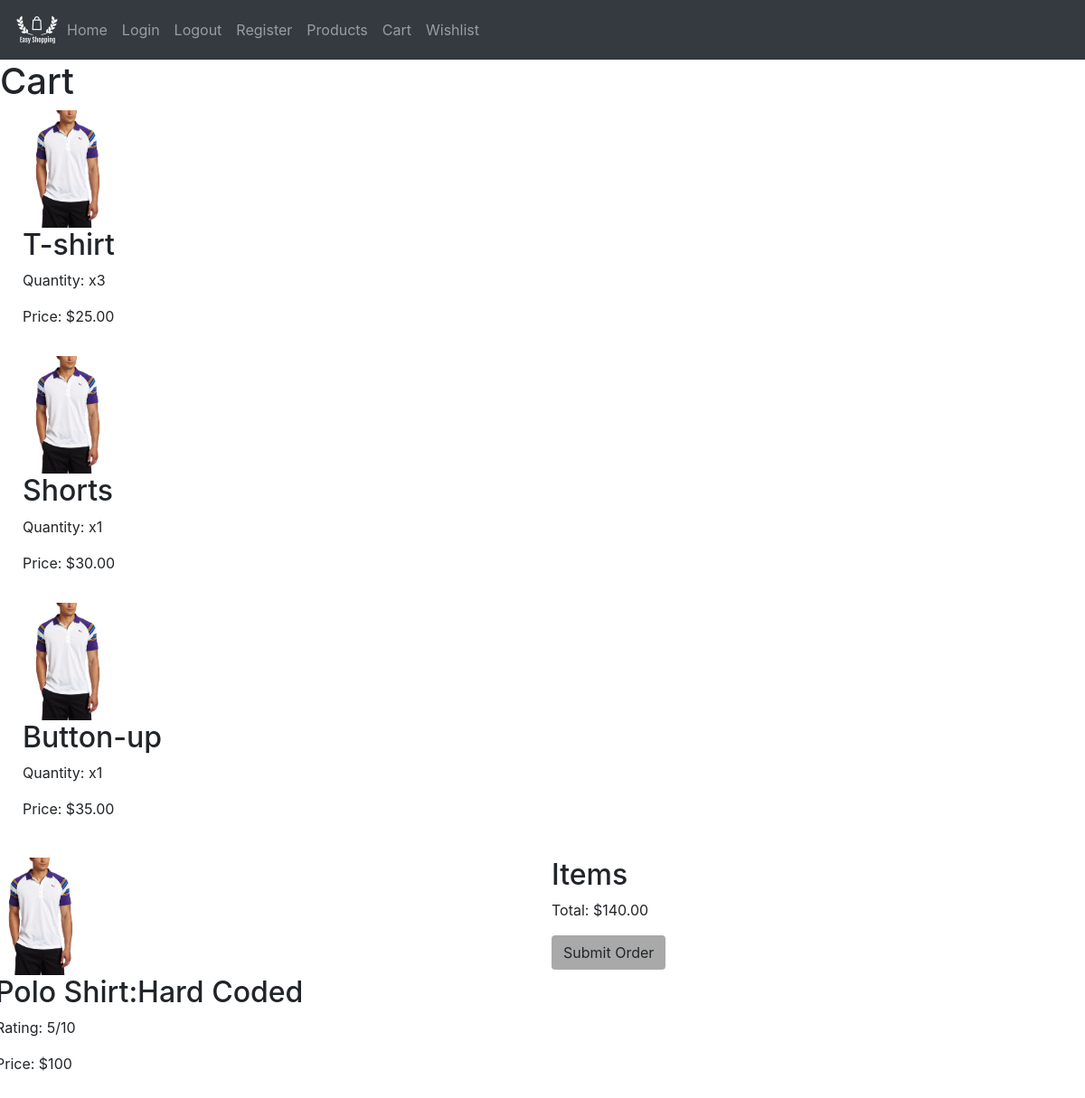
/cart, run on an earlier commit of the app's database.
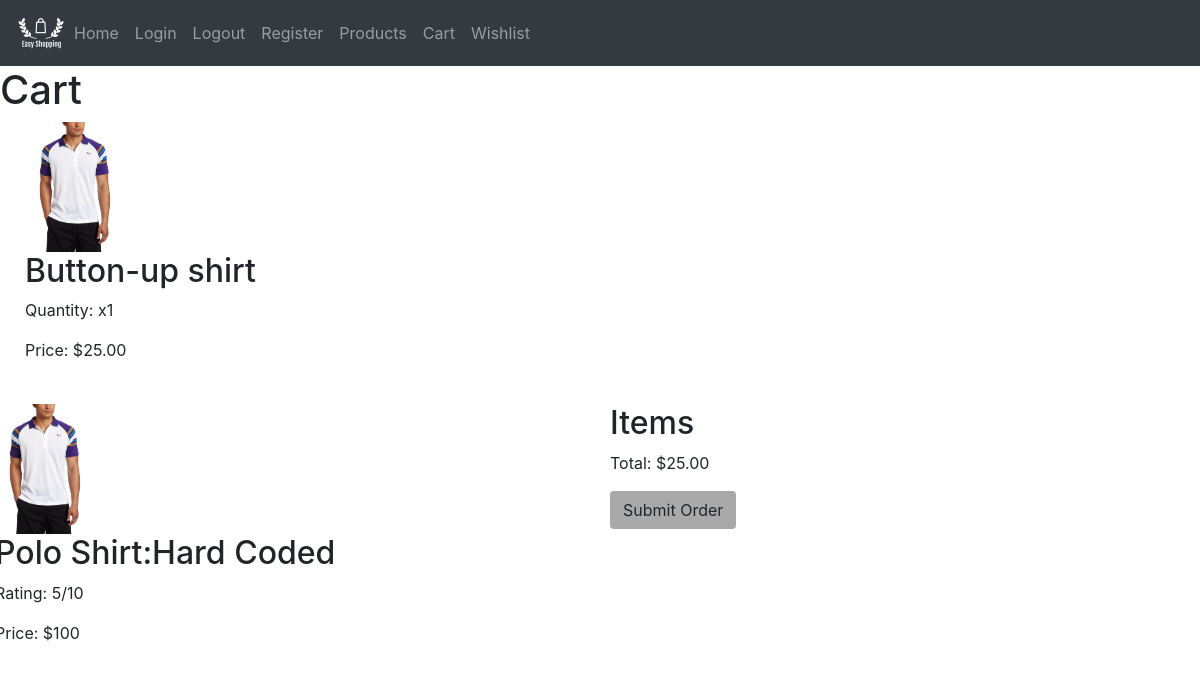
And on a later commit of the database.
### ShoppingApp/models.py (models this page shows)
class CartItem(db.Model):
    __tablename__ = 'cart_table'
    id = db.Column(db.Integer, primary_key=True)
    itemname = db.Column(db.String(64), unique=True, nullable=False)
    itemquantity = db.Column(db.Integer)
    itemprice = db.Column(db.Float)

### ShoppingApp/routes.py (the view)
@app.route('/cart', methods=['GET'])
def cart():
    title = 'Cart'
    cartitems = CartItem.query.all()
    totalprice = 0.00
    for item in cartitems:
        totalprice += (item.itemprice*item.itemquantity)
    return render_template('cart.html', cartitems=cartitems, title=title, totalprice=totalprice)

### ShoppingApp/templates/cart.html (shortened to what this page needs)
{% extends "base.html" %}
{% block content %}
<h1>{{title}}</h1>
{% for item in cartitems %}
<ul>
    <div class="row">
        <form action="" method="POST">
            <img src=/static/images/polo.jpg width=100px>
            <h2>{{item.itemname}}</h2>
            <p>Quantity: x{{item.itemquantity}}</p>
            <p>Price: ${{'%0.2f'|format(item.itemprice|float)}}</p>
        </form>
    </div>
</ul>
{% endfor %}
<div class="row">
    <div class="column">
        <img src=/static/images/polo.jpg width=100px>
        <h2>Polo Shirt:Hard Coded</h2>
        <p> Rating: 5/10</p>
        <p> Price: $100</p>
    </div>
    <div class="column">
        <h2>Items</h2>
        <p> Total: ${{'%0.2f'|format(totalprice|float)}}</p>
        <button class="btn" style="background-color: darkgray;">Submit Order</button>
    </div>
</div>
{% endblock content %}

### ShoppingApp/templates/base.html (shortened to what this page needs)
<!DOCTYPE html>
<html lang="en" dir="ltr">
    <link rel ='stylesheet' href ="static/css/main.css" >
    <link rel="stylesheet" href="https://stackpath.bootstrapcdn.com/bootstrap/4.3.1/css/bootstrap.min.css">
<head>
</head>
<nav class="navbar navbar-expand-md navbar-dark bg-dark top">
   <img class= "img" alt = "logo" src="static/images/logo.png" >
    <div class="collapse navbar-collapse" id="navbarsExampleDefault">
      <ul class="navbar-nav mr-auto">
        <li class="nav-item"><a class="nav-link"  href = "{{ url_for('home') }}">Home <span class="sr-only">(current)</span></a></li>
        <li class="nav-item"><a class="nav-link"  href = "{{ url_for('login') }}" >Login</a></li>
        <li class="nav-item"><a class="nav-link"  href = "{{ url_for('logout') }}" >Logout</a></li>
        <li class="nav-item"><a class="nav-link"  href = "{{ url_for('register') }}">Register</a></li>
        <li class="nav-item"><a class="nav-link"  href = "{{ url_for('product') }}" >Products</a></li>
        <li class="nav-item"><a class="nav-link"  href = "{{ url_for('cart') }}">Cart</a></li>
        <li class="nav-item"><a class="nav-link"  href = "{{ url_for('wishlist') }}">Wishlist</a></li>
      </ul>
        </div>
  </nav>
<body>
    {% block content %}{% endblock %}
</body>
</html>

### ShoppingApp/static/css/main.css (style rules this page uses)
.img { height: 50px; width: 50px; }
.column { float: center; width: 50%; padding: 10px; }
.row:after { content: ""; display: table; clear: both; }
body { background-position: center; background-repeat: no-repeat; background-size: cover; position: relative; }
.btn { background-color: black; color: black; font-size: 16px; padding: 12px 24px; border: none; cursor: pointer; border-radius: 5px; }

What changed in the data, as far as the page shows it:
removed CartItem: itemname "Shorts", itemquantity "1", itemprice "30.00"
removed CartItem: itemname "Button-up", itemquantity "1", itemprice "35.00"
changed CartItem: itemname "T-shirt" → "Button-up shirt"; itemquantity "3" → "1"
Also different on the page:
{{ '%0.2f'|format(totalprice|float) }}: "140.00" → "25.00"
